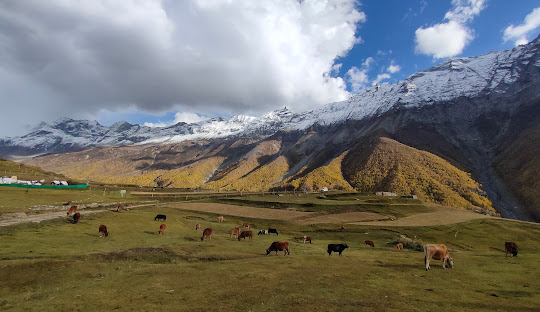
#> input picture imgs/IMG20220930162317.jpg, 540 x 312 px
$ python openCV_methods.py
#> lines starting #> are read from the running program, lines starting #| are printed output that depends on the picture; after the words box and inside, x2 and y2 are one past the last pixel; in counts of white or black regions, pixels touching at a corner belong together
import cv2
import numpy as np

img = cv2.imread('imgs/IMG20220930162317.jpg', 1)
#> img is the input picture: shape (312, 540, 3); mean B, G, R 105.9, 113.6, 115.2

print(img.shape) # returns a tuple of number of rows, columns and channels
#| (312, 540, 3)
print(img.size) #returns total number of pixels is accessed
#| 505440
print(img.dtype) # returns image datatype is obtained
#| uint8

b, g, r = cv2.split(img)
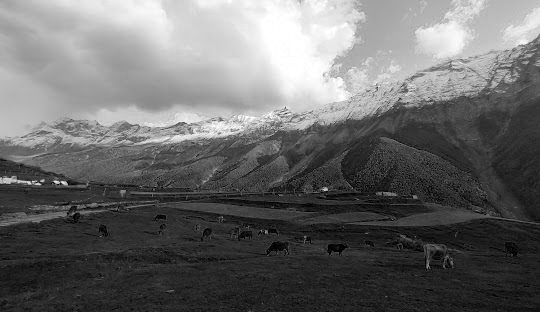
#> b: shape (312, 540); min 0, max 255, mean 105.9
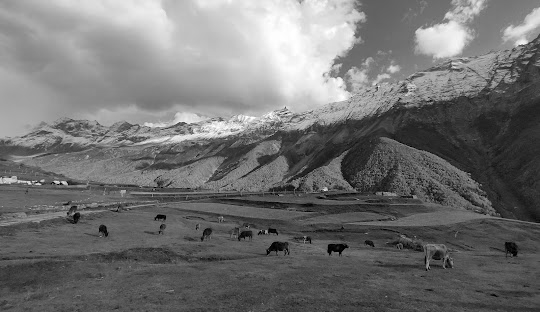
#> g: shape (312, 540); min 0, max 255, mean 113.6
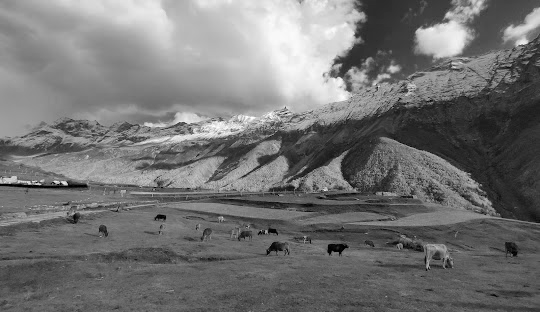
#> r: shape (312, 540); min 0, max 255, mean 115.2
img = cv2.merge((b, g, r))

#img[y1:y2, x1:x2]
horse = img[245:269, 417:455] # copied the horse
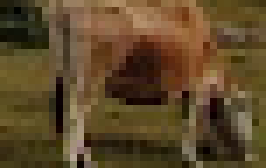
#> horse: shape (24, 38, 3) (shown 7 times larger); mean B, G, R 41.1, 72.1, 93.5
horse = cv2.resize(horse, (41, 27)) # Rsizing the image
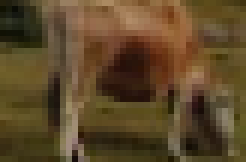
#> horse: shape (27, 41, 3) (shown 6 times larger); mean B, G, R 41, 72.1, 93.4
img[270:297, 279:320] = horse # pasted the horse in the image
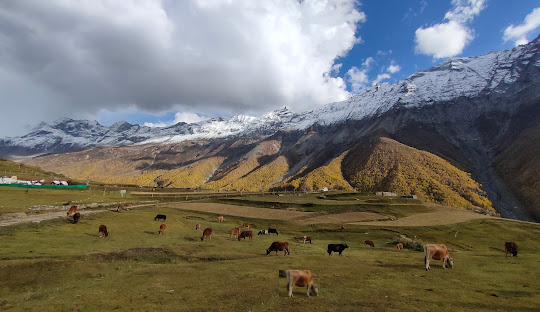
#> img: shape (312, 540, 3); 0.66% of pixels changed, all inside (x1, y1, x2, y2) = (279, 270, 320, 297)

cv2.imshow('image', img)
cv2.waitKey(0)
cv2.destroyAllWindows()
